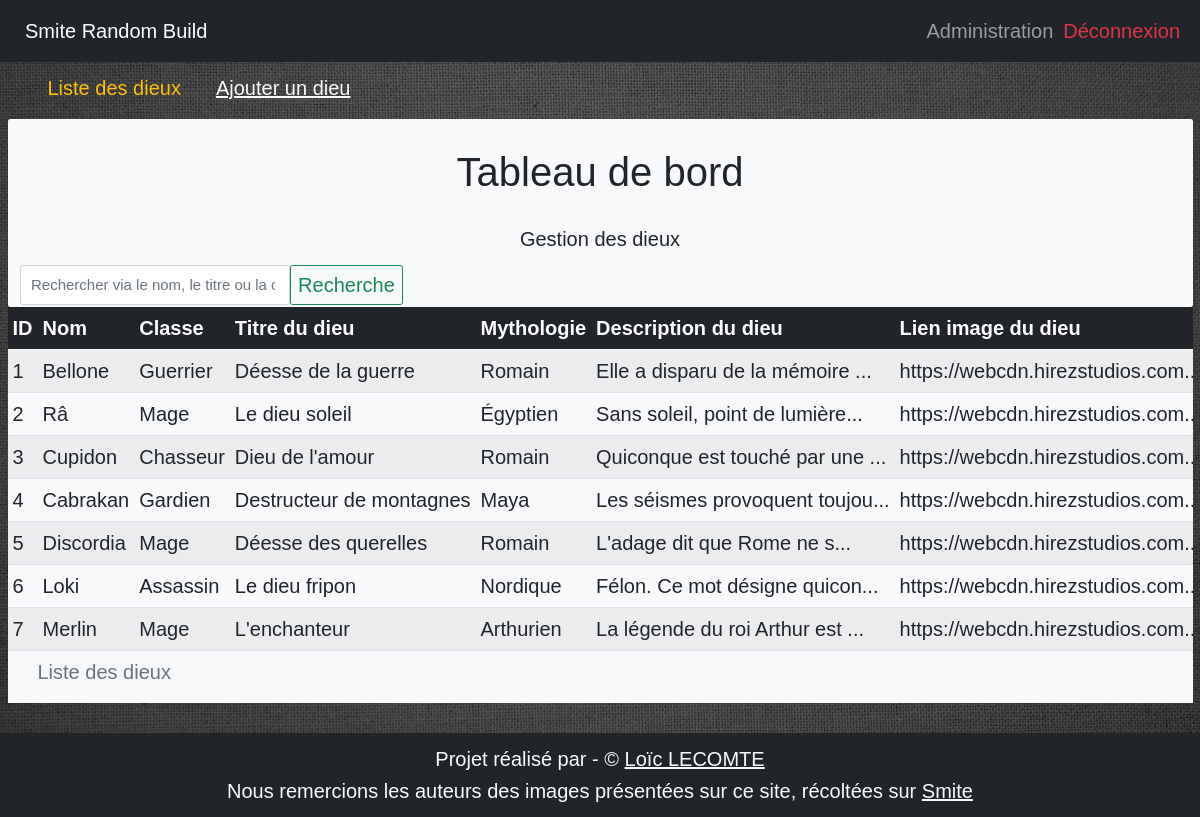
The page /admin.php (signed in) on the database its author committed.
### tables this page shows
CREATE TABLE IF NOT EXISTS `gods` (
  `id_god` int(11) NOT NULL AUTO_INCREMENT,
  `name` varchar(32) NOT NULL,
  `title` varchar(32) NOT NULL,
  `description` text NOT NULL,
  `mythologie` varchar(32) NOT NULL,
  `picture_god` varchar(256) NOT NULL,
  `id_class` int(11) NOT NULL,
  PRIMARY KEY (`id_god`),
  KEY `id_class` (`id_class`)
);

CREATE TABLE IF NOT EXISTS `class` (
  `id_class` int(11) NOT NULL AUTO_INCREMENT,
  `label` varchar(32) NOT NULL,
  `id_type` int(11) NOT NULL,
  PRIMARY KEY (`id_class`),
  KEY `id_type` (`id_type`)
);

### admin.php (called while the page is built, shortened)
<?php
$theme_default = THEME_PATH . THEME_DEFAULT . '/';
$aGods = God::getAll();
$template = 'admin';
include_once $theme_default . 'layout.phtml';

### Entity/God.php (called while the page is built, shortened)
<?php
class God
{
    protected $id;
    protected $name;
    protected $title;
    protected $description;
    protected $mythologie;
    protected $img;
    protected $class_label;
    public function hydrate(array $aData = array()): self
    {
        return $this;
    }
    public static function getAll()
    {
        $pdo = DbManager::connect();
        $query = $pdo->prepare('
                SELECT
                    *
                FROM `' . self::TABLE . '`
                INNER JOIN class ON `' . self::TABLE . '`.id_class = class.id_class
                ORDER BY `id_god` ASC
            ');
        $query->execute();
        $aList = array();
        while ($aGod = $query->fetch()) {
            $aList[] = (new God()) -> hydrate($aGod);
        }
        return $aList;
    }
    public function getName()
    {
        return $this->name;
    }
    public function setName($name)
    {
        $this->name = trim($name);
        return $this;
    }
    public function getTitle()
    {
        return $this->title;
    }
    public function setTitle($title)
    {
        $this->title = trim($title);
        return $this;
    }
    public function getDescription()
    {
        return $this->description;
    }
    public function setDescription($description)
    {
        $this->description = trim($description);
        return $this;
    }
    public function getMythologie()
    {
        return $this->mythologie;
    }
    public function setMythologie($mythologie)
    {
        $this->mythologie = trim($mythologie);
        return $this;
    }
    public function getImg()
    {
        return $this->img;
    }
    public function setImg($img)
    {
        $this->img = trim($img);
        return $this;
    }
    public function setClass($class)
    {
        return $this;
    }
    public function getId()
    {
        return $this->id;
    }
    public function setId($id)
    {
        $this->id = intval($id);
        return $this;
    }
    public function getClass_label()
    {
        return $this->class_label;
    }
    public function setClass_label($class_label)
    {
        $this->class_label = $class_label;
        return $this;
    }
}

### themes/dark/admin.phtml (the view, shortened to what this page needs)
<div class="">
    <section class="">
        <header class="bg-light p-1 rounded text-center">
            <h1>Tableau de bord</h1>
            <p>Gestion des dieux</p>
            <form class="d-flex col-sm-4" methode="get">
                <input class="form-control form-control-lg search fs-4" name="search" type="search" placeholder="Rechercher via le nom, le titre ou la classe" aria-label="Search" value="<?php if (!empty($_GET['search'])) {
                                                                                                                                                                                                echo $_GET['search'];
                                                                                                                                                                                            }; ?>">
                <button class="btn btn-outline-success fs-2" type="submit">Recherche</button>
            </form>
        </header>
        <div class="bg-light table-responsive">
            <table class="table table-striped">
                <caption class="ms-5">Liste des dieux</caption>
                <thead class="table-dark">
                    <tr>
                        <th>ID</th>
                        <th>Nom</th>
                        <th>Classe</th>
                        <th>Titre du dieu</th>
                        <th>Mythologie</th>
                        <th>Description du dieu</th>
                        <th>Lien image du dieu</th>
                    </tr>
                </thead>
                <tbody>
                    <?php foreach ($aGods as $oGod) : ?>
                        <tr>
                            <td><?= intval($oGod->getId()) ?></td>
                            <td><?= htmlspecialchars($oGod->getName()) ?></td>
                            <td><?= htmlspecialchars($oGod->getClass_label()) ?></td>
                            <td><?= htmlspecialchars($oGod->getTitle()) ?></td>
                            <td><?= htmlspecialchars($oGod->getMythologie()) ?></td>
                            <td><?= substr(htmlspecialchars($oGod->getDescription()), 0, 30) ?>...</td>
                            <td><?= substr(htmlspecialchars($oGod->getImg()), 0, 31) ?>...</td>
                        </tr>
                    <?php endforeach; ?>
                </tbody>
            </table>
        </div>
    </section>
</div>

### themes/dark/layout.phtml (shortened to what this page needs)
<!doctype HTML>
<html lang="fr" dir="ltr">
<head>
    <link rel="stylesheet" href="<?= $theme_default . "css/bootstrap.min.css" ?>">
    <link rel="stylesheet" href="<?= $theme_default . "css/main.min.css" ?>">
</head>
<body class="min-vh-100 d-flex flex-column">
    <header class="navbar navbar-expand-sm navbar-dark bg-dark px-4">
        <a class="navbar-brand fs-2 p-3" href="./">Smite Random Build</a>
        <div id="menu" class="collapse navbar-collapse ms-auto w-auto">
            <nav class="navbar-nav ms-auto">
                <?php if (!empty($_SESSION)) : ?>
                    <a class="nav-link" href="admin.php">Administration</a>
                    <a class="nav-link text-danger" href="logout.php">Déconnexion</a>
                <?php endif ?>
            </nav>
        </div>
    </header>
    <main class="container-fluid d-flex flex-column pb-5 main">
        <?php if ($template !== 'index') {
            include $theme_default . 'nav_admin.phtml';
        } ?>
        <?php include  $template . '.phtml' ?>
    </main>
    <footer class="p-3 mt-auto mb-0 position-relative text-center bg-dark">
        <p class="m-0 text-light">Projet réalisé par - &copy;
            <a href="https://www.linkedin.com/in/lecomte-loic/" class="text-light" target="_blank">Loïc LECOMTE</a>
        </p>
        <p class="m-0 text-light">Nous remercions les auteurs des images présentées sur ce site, récoltées sur
            <a class="text-light" href="https://www.smitegame.com">Smite</a>
        </p>
    </footer>
</body>
</html>

### themes/dark/nav_admin.phtml
<nav class="m-2 ps-2" style="--bs-breadcrumb-divider: '';" aria-label="breadcrumb">
    <ol class="breadcrumb mt-2">
        <li class="breadcrumb-item active text-warning ms-5">
            <?php if ($template !== 'admin') {
                echo '<a class="link-light" href="admin.php">Liste des dieux</a>';
            } else {
                echo 'Liste des dieux';
            } ?>
        </li>
        <li class="breadcrumb-item active text-warning ms-5">
            <?php if ($template !== 'add') {
                echo '<a class="link-light" href="add.php">Ajouter un dieu</a>';
            } else {
                echo 'Ajouter un dieu';
            } ?>
        </li>
    </ol>
</nav>

### rows shown on the page
gods: id_god "1", name "Bellone", id_class.label "Guerrier", title "Déesse de la guerre", mythologie "Romain", description "Elle a disparu de la mémoire", picture_god "https://webcdn.hirezstudios.com"
gods: id_god "2", name "Râ", id_class.label "Mage", title "Le dieu soleil", mythologie "Égyptien", description "Sans soleil, point de lumière", picture_god "https://webcdn.hirezstudios.com"
gods: id_god "3", name "Cupidon", id_class.label "Chasseur", title "Dieu de l'amour", mythologie "Romain", description "Quiconque est touché par une", picture_god "https://webcdn.hirezstudios.com"
gods: id_god "4", name "Cabrakan", id_class.label "Gardien", title "Destructeur de montagnes", mythologie "Maya", description "Les séismes provoquent toujou", picture_god "https://webcdn.hirezstudios.com"
gods: id_god "5", name "Discordia", id_class.label "Mage", title "Déesse des querelles", mythologie "Romain", description "L'adage dit que Rome ne s", picture_god "https://webcdn.hirezstudios.com"
gods: id_god "6", name "Loki", id_class.label "Assassin", title "Le dieu fripon", mythologie "Nordique", description "Félon. Ce mot désigne quicon", picture_god "https://webcdn.hirezstudios.com"
gods: id_god "7", name "Merlin", id_class.label "Mage", title "L'enchanteur", mythologie "Arthurien", description "La légende du roi Arthur est", picture_god "https://webcdn.hirezstudios.com"
